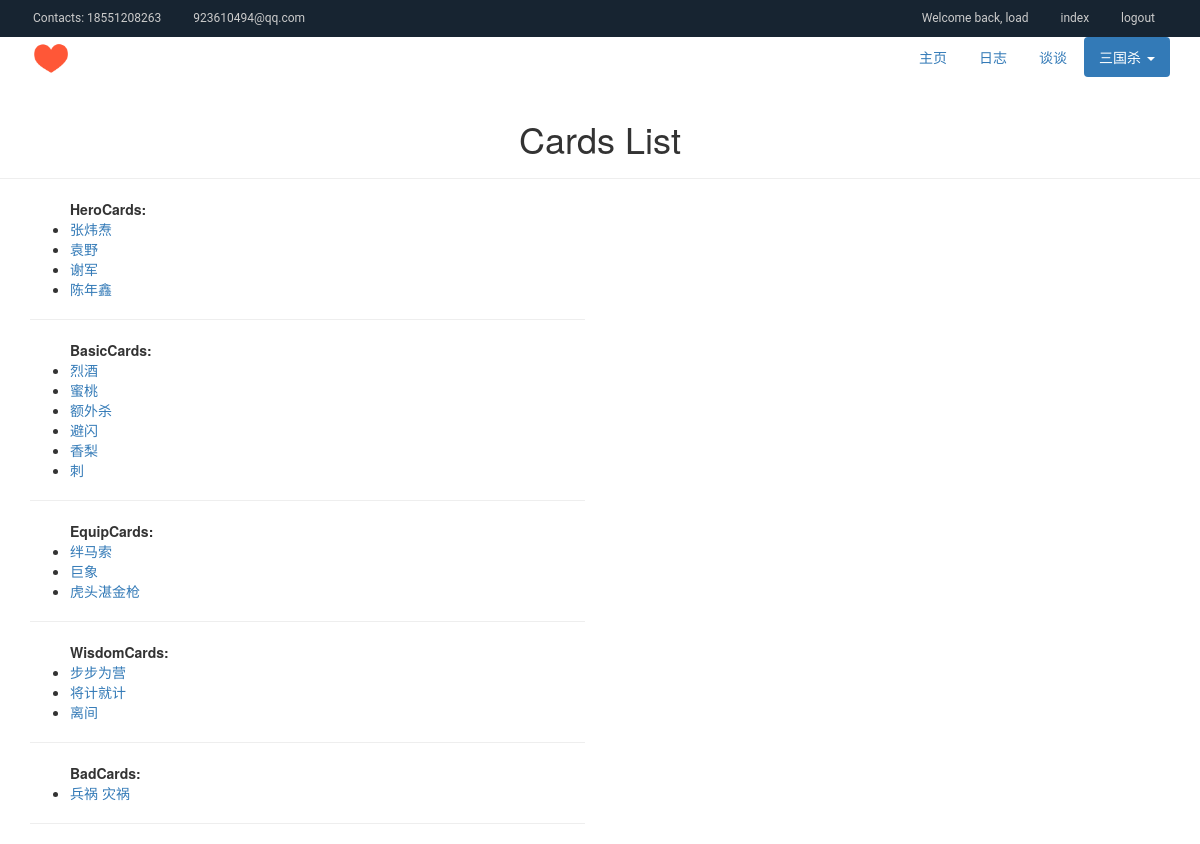
The page /k/index/ (signed in) on the database its author committed.
### cards/models.py (models this page shows, shortened)
class Card(models.Model):
	name = models.CharField(max_length=30)
	pid = models.IntegerField()
	blog = models.ForeignKey("blogs.CardBlog", on_delete=models.CASCADE)
	class Meta:
		abstract = True

class HeroCard(Card):
	country = models.CharField(max_length=10, choices=country_choices)
	nickname = models.CharField(max_length=50)
	hp = models.IntegerField(choices=hp_choices)
	skill = models.TextField()
	united = models.CharField(max_length=30, blank=True)
	kind = 'herocard'
	def __str__(self):
		return self.name

class BasicCard(Card):
	point = models.CharField(max_length=5)
	pattern = models.CharField(max_length=10, choices=pattern_choices)
	color = 'red' if pattern == 'heart' or pattern == 'diamond' else 'black'
	special = models.CharField(max_length=10, blank=True)
	effect = models.TextField(max_length=300, blank=True)
	kind = 'basiccard'
	def __str__(self):
		return self.name

class EquipCard(Card):
	special = models.CharField(max_length=20, choices=equip_choices, default='weapon')
	point = models.CharField(max_length=5)
	pattern = models.CharField(max_length=10, choices=pattern_choices)
	color = 'red' if pattern == 'heart' or pattern == 'diamond' else 'black'
	effect = models.TextField()
	kind = 'equipcard'
	def __str__(self):
		return self.name

class WisdomCard(Card):
	special = models.CharField(max_length=20, choices=wisdom_choices, default='immed')
	point = models.CharField(max_length=5)
	pattern = models.CharField(max_length=10, choices=pattern_choices)
	color = 'red' if pattern == 'heart' or pattern == 'diamond' else 'black'
	effect = models.TextField()
	kind = 'wisdomcard'
	def __str__(self):
		return self.name

class BadCard(Card):
	special = models.CharField(max_length=10)
	effect = models.TextField()
	kind = 'badcard'
	def __str__(self):
		return self.name + ' ' + self.special

### cards/views.py (the view)
# urls.py: path("index/", view.index),
def index(request):
	heros = HeroCard.objects.all()
	basics = BasicCard.objects.all()
	equips = EquipCard.objects.all()
	wisdoms = WisdomCard.objects.all()
	bads = BadCard.objects.all()
	if heros or basics or equips or wisdoms or bads:
		nocards = False
	return render(request, "cards/index.html", locals())

### cards/templates/cards/index.html (shortened to what this page needs)
{% extends "login/cb.html" %}
{% load staticfiles %}
{% block presentation %}
<li role="presentation"><a href="{% url 'login:index' %}">主页</a></li>
<li role="presentation"><a href="{% url 'login:login' %}">日志</a></li>
<li role="presentation"><a href="{% url 'chatroom:rooms' %}">谈谈</a></li>
<li role="presentation" class="dropdown active">
    <a id="menu-select" class="dropdown-toggle" data-toggle="dropdown" href="#" role="button" aria-haspopup="true" aria-expanded="false">
	三国杀 <span class="caret"></span>
	</a>
</li>
{% endblock %}
{% block header %}Cards List{% endblock %}
{% block content %}
<div class="container">
<div class="row">
<div class="col-sm-6">
{% if nocards %}
	<p>no cards found.</p>
{% else %}
	{% if heros %}
	<ul><b>HeroCards:</b>
	{% for hero in heros %}
		<li><a href='{% url "cards:card" hero.blog.id %}'>{{ hero }}</a></li>
	{% endfor %}
	</ul>
	<hr />
	{% endif %}
	{% if basics %}
	<ul><b>BasicCards:</b>
	{% for basic in basics %}
		<li><a href='{% url "cards:card" basic.blog.id %}'>{{ basic }}</a></li>
	{% endfor %}
	</ul>
	<hr />
	{% endif %}
	{% if equips %}
	<ul><b>EquipCards:</b>
	{% for equip in equips %}
		<li><a href='{% url "cards:card" equip.blog.id %}'>{{ equip }}</a></li>
	{% endfor %}
	</ul>
	<hr />
	{% endif %}
	{% if wisdoms %}
	<ul><b>WisdomCards:</b>
	{% for wisdom in wisdoms %}
		<li><a href='{% url "cards:card" wisdom.blog.id %}'>{{ wisdom }}</a></li>
	{% endfor %}
	</ul>
	<hr />
	{% endif %}
	{% if bads %}
	<ul><b>BadCards:</b>
	{% for bad in bads %}
		<li><a href='{% url "cards:card" bad.blog.id %}'>{{ bad }}</a></li>
	{% endfor %}
	</ul>
	<hr />
	{% endif %}
{% endif %}
</div>
</div>
</div>
{% endblock %}

### rows shown on the page
HeroCard: name "张炜焘"
HeroCard: name "袁野"
HeroCard: name "谢军"
HeroCard: name "陈年鑫"
BasicCard: name "烈酒"
BasicCard: name "蜜桃"
BasicCard: name "额外杀"
BasicCard: name "避闪"
BasicCard: name "香梨"
BasicCard: name "刺"
EquipCard: name "绊马索"
EquipCard: name "巨象"
EquipCard: name "虎头湛金枪"
WisdomCard: name "步步为营"
WisdomCard: name "将计就计"
WisdomCard: name "离间"
BadCard: name+special "兵祸 灾祸"

### other values the page prints
{{ request.session.user_name }} "load"
